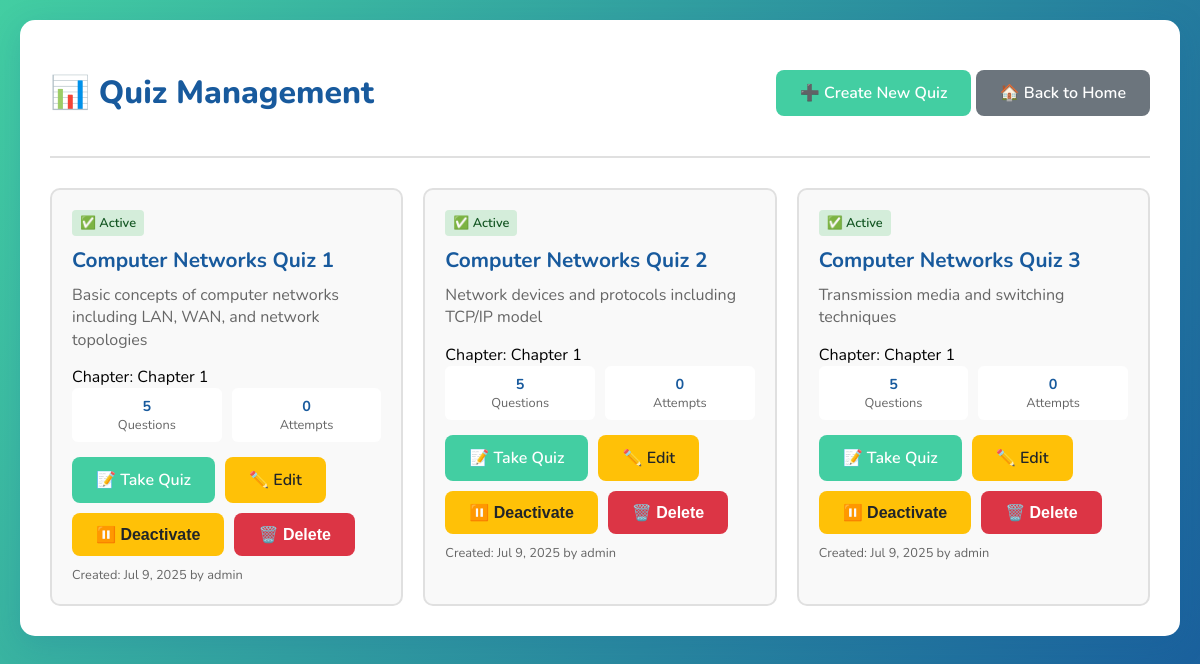
Screenshot of /components/quiz_management.php with the database file from the repository.
### tables this page shows
CREATE TABLE IF NOT EXISTS quizzes (
    id INT AUTO_INCREMENT PRIMARY KEY,
    title VARCHAR(255) NOT NULL,
    description TEXT,
    course_id INT DEFAULT 1,
    created_by VARCHAR(100),
    created_date TIMESTAMP DEFAULT CURRENT_TIMESTAMP,
    is_active BOOLEAN DEFAULT TRUE
);

### components/quiz_management.php (the view, shortened to what this page needs)
<?php
include '../config/conn.php';
$sql = "SELECT q.*, COUNT(qq.id) as question_count, COUNT(qr.id) as attempt_count
        FROM quizzes q
        LEFT JOIN quiz_questions qq ON q.id = qq.quiz_id
        LEFT JOIN quiz_results qr ON q.id = qr.quiz_id
        GROUP BY q.id
        ORDER BY q.created_date DESC";
$result = mysqli_query($conn, $sql);
$quizzes = [];
while ($row = mysqli_fetch_assoc($result)) {
    $quizzes[] = $row;
}
$chapter_result = mysqli_query($conn, "SELECT id FROM files ORDER BY id ASC");
$chapter_map = [];
$chapter_num = 1;
while ($row = mysqli_fetch_assoc($chapter_result)) {
    $chapter_map[$row['id']] = $chapter_num++;
}
?>
<!DOCTYPE html>
<html lang="en">
<head>
</head>
<body>
    <div class="container">
        <div class="header">
            <h1 class="page-title">📊 Quiz Management</h1>
            <div>
                <a href="quiz_upload_form.php" class="btn">➕ Create New Quiz</a>
                <a href="../admin_panel.php" class="btn btn-secondary">🏠 Back to Home</a>
            </div>
        </div>
        <?php if (empty($quizzes)): ?>
            <div class="empty-state">
                <h3>No quizzes found</h3>
                <p>Create your first quiz to get started!</p>
                <a href="quiz_upload_form.php" class="btn">Create Quiz</a>
            </div>
        <?php else: ?>
            <div class="quiz-grid">
                <?php foreach ($quizzes as $quiz): ?>
                    <div class="quiz-card">
                        <div class="status-badge <?php echo $quiz['is_active'] ? 'status-active' : 'status-inactive'; ?>">
                            <?php echo $quiz['is_active'] ? '✅ Active' : '❌ Inactive'; ?>
                        </div>
                        <div class="quiz-title"><?php echo htmlspecialchars($quiz['title']); ?></div>
                        <div class="quiz-description"><?php echo htmlspecialchars($quiz['description']); ?></div>
                        <div class="quiz-chapter">Chapter: Chapter <?php echo isset($chapter_map[$quiz['course_id']]) ? $chapter_map[$quiz['course_id']] : 'N/A'; ?></div>
                        <div class="quiz-stats">
                            <div class="stat">
                                <div class="stat-value"><?php echo $quiz['question_count']; ?></div>
                                <div class="stat-label">Questions</div>
                            </div>
                            <div class="stat">
                                <div class="stat-value"><?php echo $quiz['attempt_count']; ?></div>
                                <div class="stat-label">Attempts</div>
                            </div>
                        </div>
                        <div class="quiz-actions">
                            <a href="quiz_template_db.php?quiz_id=<?php echo $quiz['id']; ?>" class="btn">📝 Take Quiz</a>
                            <a href="edit_quiz.php?quiz_id=<?php echo $quiz['id']; ?>" class="btn btn-warning">✏️ Edit</a>
                            <form method="POST" style="display: inline;">
                                <button type="submit" name="toggle_status" class="btn btn-warning">
                                    <?php echo $quiz['is_active'] ? '⏸️ Deactivate' : '▶️ Activate'; ?>
                                </button>
                            </form>
                            <form method="POST" style="display: inline;" onsubmit="return confirm('Are you sure you want to delete this quiz? This action cannot be undone.');">
                                <button type="submit" name="delete_quiz" class="btn btn-danger">🗑️ Delete</button>
                            </form>
                        </div>
                        <div style="margin-top: 10px; font-size: 0.8rem; color: #666;">
                            Created: <?php echo date('M j, Y', strtotime($quiz['created_date'])); ?>
                            <?php if ($quiz['created_by']): ?>
                                by <?php echo htmlspecialchars($quiz['created_by']); ?>
                            <?php endif; ?>
                        </div>
                    </div>
                <?php endforeach; ?>
            </div>
        <?php endif; ?>
    </div>
</body>
</html>

### components/quiz_management.php (style rules this page uses)
body { font-family: 'Nunito', 'Segoe UI', Arial, sans-serif; background: linear-gradient(120deg, #43cea2 0%, #185a9d 100%); min-height: 100vh; margin: 0; padding: 20px; }
.container { max-width: 1200px; margin: 0 auto; background: white; border-radius: 15px; box-shadow: 0 8px 32px rgba(24,90,157,0.18); padding: 30px; }
.header { display: flex; justify-content: space-between; align-items: center; margin-bottom: 30px; padding-bottom: 20px; border-bottom: 2px solid #e0e0e0; }
.page-title { color: #185a9d; font-size: 2rem; font-weight: 800; }
.btn { background: #43cea2; color: white; border: none; padding: 12px 24px; border-radius: 8px; cursor: pointer; font-size: 16px; font-weight: 600; text-decoration: none; display: inline-block; transition: background 0.3s; }
.btn-secondary { background: #6c757d; }
.btn-danger { background: #dc3545; }
.btn-warning { background: #ffc107; color: #212529; }
.quiz-grid { display: grid; grid-template-columns: repeat(auto-fill, minmax(350px, 1fr)); gap: 20px; }
.quiz-card { border: 2px solid #e0e0e0; border-radius: 10px; padding: 20px; background: #f9f9f9; transition: transform 0.3s, box-shadow 0.3s; }
.quiz-title { font-size: 1.3rem; font-weight: 700; color: #185a9d; margin-bottom: 10px; }
.quiz-description { color: #666; margin-bottom: 15px; line-height: 1.4; }
.quiz-stats { display: grid; grid-template-columns: 1fr 1fr; gap: 10px; margin-bottom: 15px; }
.stat { background: white; padding: 8px 12px; border-radius: 6px; text-align: center; font-size: 0.9rem; }
.stat-label { color: #666; font-size: 0.8rem; }
.stat-value { font-weight: 700; color: #185a9d; }
.quiz-actions { display: flex; gap: 10px; flex-wrap: wrap; }
.status-badge { padding: 4px 8px; border-radius: 4px; font-size: 0.8rem; font-weight: 600; margin-bottom: 10px; display: inline-block; }
.status-active { background: #d4edda; color: #155724; }

### rows the page displays
quizzes: is_active "✅ Active", title "Computer Networks Quiz 1", description "Basic concepts of computer networks including LAN, WAN, and network topologies", course "1", question_count "5", attempt_count "0", created_date "Jul 9, 2025", created_by "admin"
quizzes: is_active "✅ Active", title "Computer Networks Quiz 2", description "Network devices and protocols including TCP/IP model", course "1", question_count "5", attempt_count "0", created_date "Jul 9, 2025", created_by "admin"
quizzes: is_active "✅ Active", title "Computer Networks Quiz 3", description "Transmission media and switching techniques", course "1", question_count "5", attempt_count "0", created_date "Jul 9, 2025", created_by "admin"
